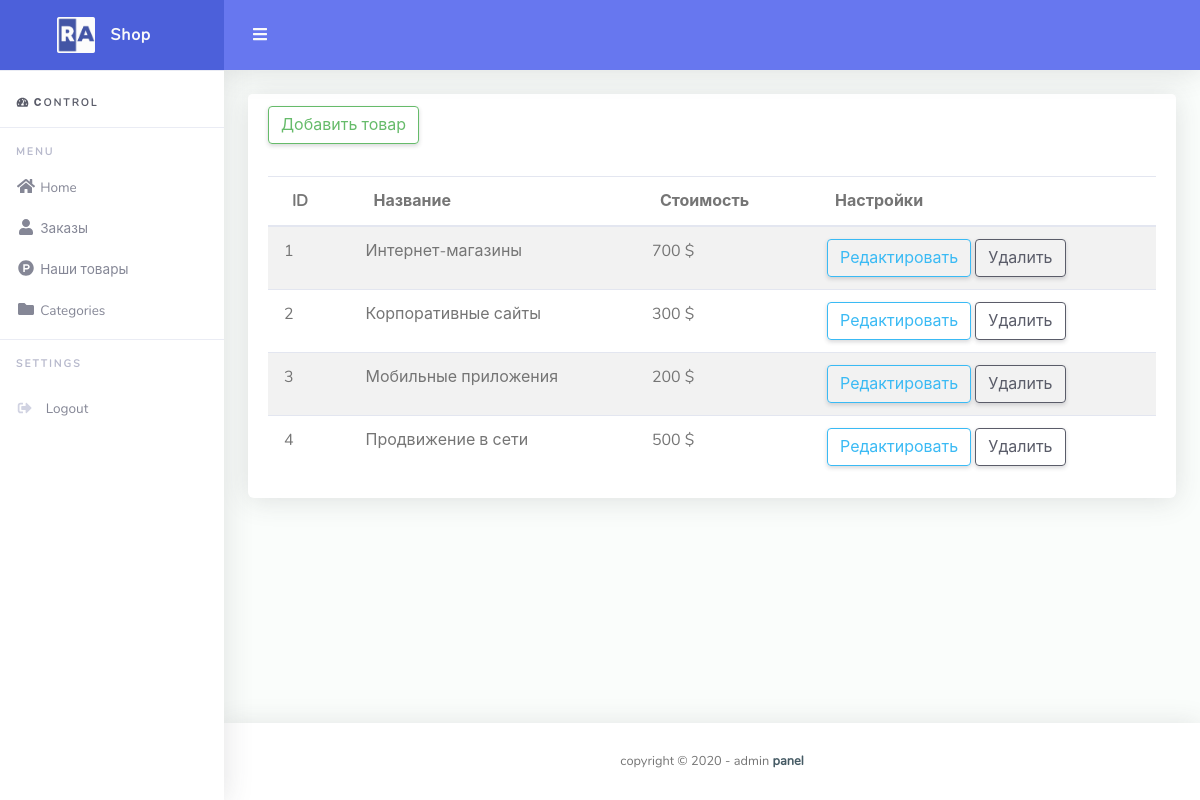
/admin/products.php, run on the app's committed database.
### tables this page shows
CREATE TABLE `categories` (
  `id` int(11) NOT NULL,
  `title` varchar(255) NOT NULL,
  `description` text NOT NULL,
  `kit_html` text NOT NULL,
  `other_html` text DEFAULT NULL,
  `cost` int(11) DEFAULT NULL,
  `img` longblob DEFAULT NULL
);

### admin/products_table.php (the view, shortened to what this page needs)
<thead>
    <th>ID</th>
    <th>Название</th>
    <th>Стоимость</th>
    <th>Настройки</th>
</thead>
<tbody>
<?php
    $sql = "SELECT * FROM categories";
    $result = $connect->query($sql);
    while ($row = mysqli_fetch_assoc($result)) {
    ?>
    <tr>
        <td><?php echo $row['id']; ?></td>
        <td><?php echo $row['title']; ?></td>
        <td><?php echo $row['cost']; ?> $</td>
        <td>
            <a class="btn-group" role="group" aria-label="Basic example">
                <a href="options/products/edit_products.php?id=<?php echo $row['id']; ?>"  class="btn btn-outline-info">Редактировать</a>
                <div data-link="options/products/delete_product.php?id=<?php echo $row['id']; ?>"  class="btn btn-outline-dark" onclick="delete_product(this)">Удалить</div>
            </div>
    <?php
    }
    ?>

### admin/assets/css/main.css (style rules this page uses)
.card .table td { padding-right: 1rem; padding-left: 1rem; }

### data on the page
categories: id "1", title "Интернет-магазины", cost "700"
categories: id "2", title "Корпоративные сайты", cost "300"
categories: id "3", title "Мобильные приложения", cost "200"
categories: id "4", title "Продвижение в сети", cost "500"
